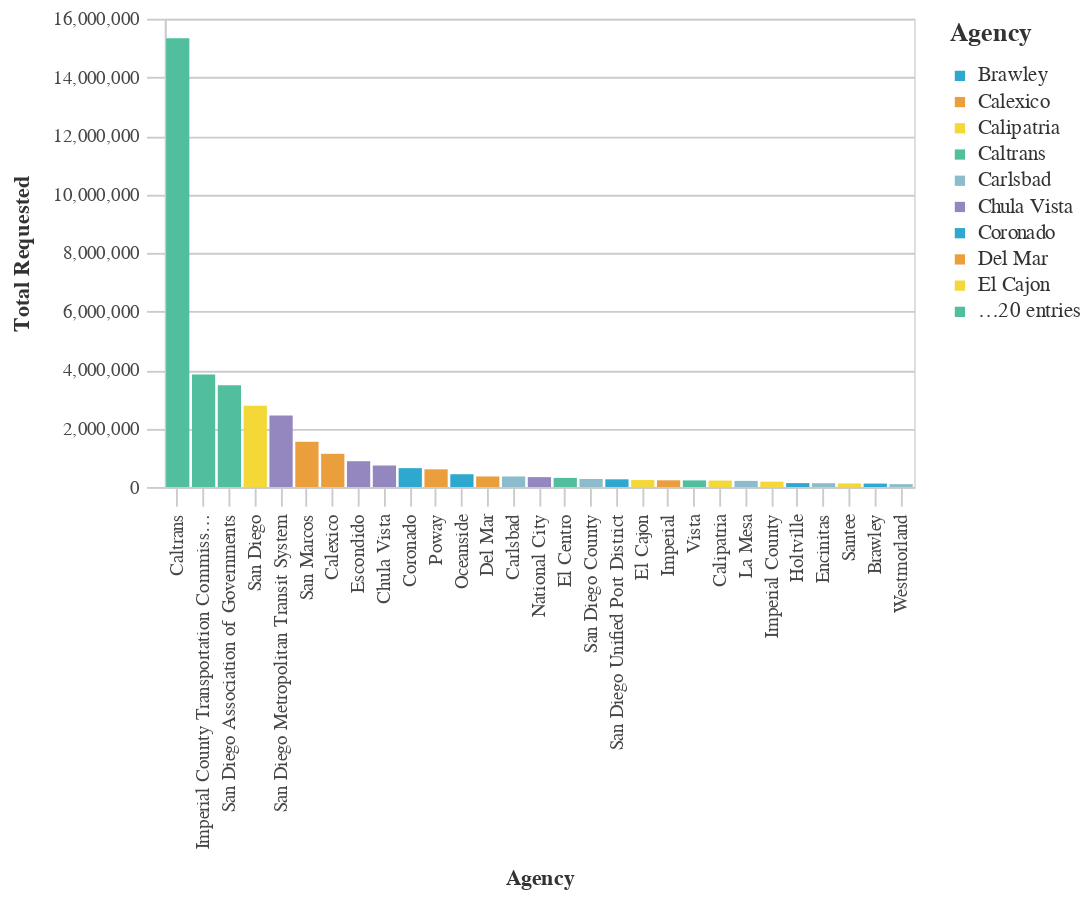

This figure's notebook cell:
### Markdown cell above
### Average Total Requested Funds by Agency ($2021)

### Code cell
#Bar chart Average Total Requested Funds by Agency
chart4=(_dla_utils.basic_bar_chart_no_save((((_dla_utils.calculate_data_all(df, 'adjusted_total_requested', 'primary_agency_name', aggfunc="mean"))
                          >>arrange(-_.adjusted_total_requested)).head(30)
                        ), 'primary_agency_name','adjusted_total_requested', 'primary_agency_name', district
                       ))
chart4=chart4.encode([alt.Tooltip('primary_agency_name', title=_dla_utils.labeling('primary_agency_name')),
    alt.Tooltip('adjusted_total_requested', title=_dla_utils.labeling('adjusted_total_requested'), format="$,.2f"),
                          ])
display(chart4)

### Figure 1 — Vega-Lite specification as saved in the notebook (floating-point values rounded to 4 significant figures)
{"config": {"view": {"continuousWidth": 400, "continuousHeight": 300}, "axis": {"domainColor": "#cbcbcb", "grid": true, "gridColor": "#cbcbcb", "gridWidth": 1, "labelColor": "#474747", "labelFont": "Nunito Sans", "labelFontSize": 10, "labelPadding": 4, "tickColor": "#cbcbcb", "tickSize": 10, "titleColor": "#333", "titleFont": "Raleway", "titleFontSize": 12, "titlePadding": 10}, "axisBand": {"grid": false}, "background": "white", "font": "Raleway", "header": {"labelFont": "Nunito Sans", "titleFont": "Raleway"}, "legend": {"labelColor": "#333", "labelFont": "Nunito Sans", "labelFontSize": 11, "labelLimit": 0, "padding": 1, "symbolSize": 30, "symbolType": "square", "titleColor": "#333", "titleFont": "Raleway", "titleFontSize": 14, "titlePadding": 10}, "title": {"anchor": "middle", "font": "Raleway", "fontSize": 18, "fontWeight": 300, "offset": 20}}, "data": {"name": "data-3cb708342b4ee5bf2a633617df83d764"}, "mark": "bar", "encoding": {"color": {"field": "primary_agency_name", "legend": {"symbolLimit": 10, "title": "Agency"}, "scale": {"range": ["#2EA8CE", "#EB9F3C", "#F4D837", "#51BF9D", "#8CBCCB", "#9487C0"]}, "type": "nominal"}, "tooltip": [{"field": "primary_agency_name", "title": "Agency", "type": "nominal"}, {"field": "adjusted_total_requested", "format": "$,.2f", "title": "Total Requested", "type": "quantitative"}], "x": {"field": "primary_agency_name", "sort": "-y", "title": "Agency", "type": "nominal"}, "y": {"field": "adjusted_total_requested", "title": "Total Requested", "type": "quantitative"}}, "height": 250, "width": 400, "$schema": "https://vega.github.io/schema/vega-lite/v4.17.0.json", "datasets": {"data-3cb708342b4ee5bf2a633617df83d764": [{"primary_agency_name": "Caltrans", "adjusted_total_requested": 15330000.0}, {"primary_agency_name": "Imperial County Transportation Commission", "adjusted_total_requested": 3841000.0}, {"primary_agency_name": "San Diego Association of Governments", "adjusted_total_requested": 3478000.0}, {"primary_agency_name": "San Diego", "adjusted_total_requested": 2774000.0}, {"primary_agency_name": "San Diego Metropolitan Transit System", "adjusted_total_requested": 2443000.0}, {"primary_agency_name": "San Marcos", "adjusted_total_requested": 1549000.0}, {"primary_agency_name": "Calexico", "adjusted_total_requested": 1134000.0}, {"primary_agency_name": "Escondido", "adjusted_total_requested": 880100.0}, {"primary_agency_name": "Chula Vista", "adjusted_total_requested": 733900.0}, {"primary_agency_name": "Coronado", "adjusted_total_requested": 643600.0}, {"primary_agency_name": "Poway", "adjusted_total_requested": 603400.0}, {"primary_agency_name": "Oceanside", "adjusted_total_requested": 435700.0}, {"primary_agency_name": "Del Mar", "adjusted_total_requested": 359900.0}, {"primary_agency_name": "Carlsbad", "adjusted_total_requested": 358800.0}, {"primary_agency_name": "National City", "adjusted_total_requested": 336300.0}, {"primary_agency_name": "El Centro", "adjusted_total_requested": 310600.0}, {"primary_agency_name": "San Diego County", "adjusted_total_requested": 273100.0}, {"primary_agency_name": "San Diego Unified Port District", "adjusted_total_requested": 262000.0}, {"primary_agency_name": "El Cajon", "adjusted_total_requested": 236700.0}, {"primary_agency_name": "Imperial", "adjusted_total_requested": 228400.0}, {"primary_agency_name": "Vista", "adjusted_total_requested": 225100.0}, {"primary_agency_name": "Calipatria", "adjusted_total_requested": 219700.0}, {"primary_agency_name": "La Mesa", "adjusted_total_requested": 208200.0}, {"primary_agency_name": "Imperial County", "adjusted_total_requested": 182200.0}, {"primary_agency_name": "Holtville", "adjusted_total_requested": 132500.0}, {"primary_agency_name": "Encinitas", "adjusted_total_requested": 129500.0}, {"primary_agency_name": "Santee", "adjusted_total_requested": 121400.0}, {"primary_agency_name": "Brawley", "adjusted_total_requested": 116300.0}, {"primary_agency_name": "Westmorland", "adjusted_total_requested": 97410.0}]}}
